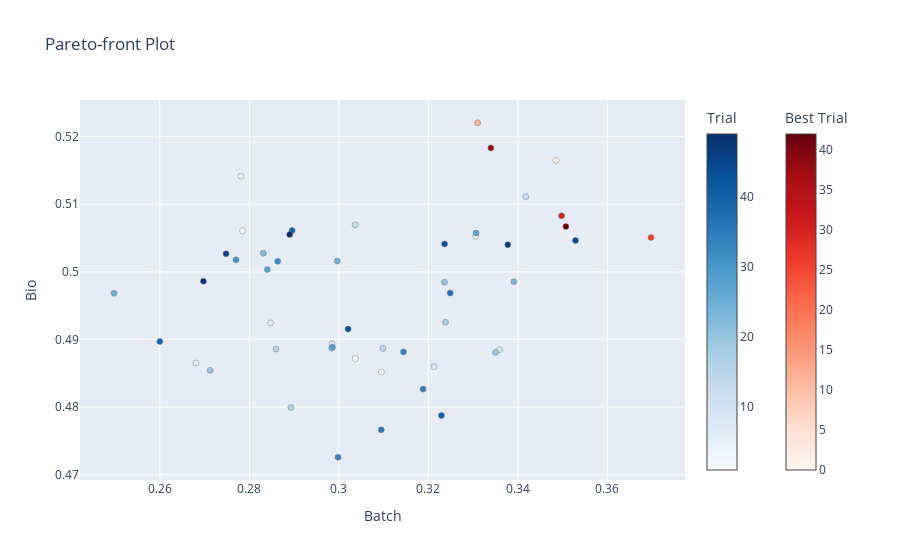

The code cell stored with this chart in its notebook:
### Code cell
optuna.visualization.plot_pareto_front(study, target_names=["Batch", "Bio"])

### Figure 1 — Plotly figure (JSON) as saved in the notebook; plotly's stock layout.template omitted (floating-point values rounded to 4 significant figures)
{"data": [{"hovertemplate": "%{text}<extra>Trial</extra>", "marker": {"color": [1, 2, 3, 4, 5, 6, 7, 8, 9, 10, 12, 13, 14, 15, 16, 17, 18, 19, 20, 21, 22, 23, 24, 25, 27, 28, 29, 31, 32, 33, 34, 35, 36, 37, 39, 40, 41, 43, 44, 45, 46, 47, 48, 49], "colorbar": {"title": {"text": "Trial"}}, "colorscale": [[0, "rgb(247,251,255)"], [0.125, "rgb(222,235,247)"], [0.25, "rgb(198,219,239)"], [0.375, "rgb(158,202,225)"], [0.5, "rgb(107,174,214)"], [0.625, "rgb(66,146,198)"], [0.75, "rgb(33,113,181)"], [0.875, "rgb(8,81,156)"], [1, "rgb(8,48,107)"]], "line": {"color": "Grey", "width": 0.5}}, "mode": "markers", "showlegend": false, "text": ["{<br>  \"number\": 1,<br>  \"values\": [<br>    0.3036851686814604,<br>    0.48718128192289417<br>  ],<br>  \"params\": {<br>    \"num_layers\": 2,<br>    \"layer_0_size\": 224,<br>    \"layer_1_size\": 64,<br>    \"latent_dim\": 32,<br>    \"embedding_dims\": 11,<br>    \"pretrain_to_train_ratio\": 0.7000000000000001,<br>    \"alpha_epoch_anneal\": 700,<br>    \"eta\": 0.2<br>  }<br>}", "{<br>  \"number\": 2,<br>  \"values\": [<br>    0.27847874163801545,<br>    0.5060910186107773<br>  ],<br>  \"params\": {<br>    \"num_layers\": 1,<br>    \"layer_0_size\": 256,<br>    \"latent_dim\": 112,<br>    \"embedding_dims\": 17,<br>    \"pretrain_to_train_ratio\": 0.30000000000000004,<br>    \"alpha_epoch_anneal\": 300,<br>    \"eta\": 0.7000000000000001<br>  }<br>}", "{<br>  \"number\": 3,<br>  \"values\": [<br>    0.3094824424809031,<br>    0.48519834208558843<br>  ],<br>  \"params\": {<br>    \"num_layers\": 3,<br>    \"layer_0_size\": 192,<br>    \"layer_1_size\": 480,<br>    \"layer_2_size\": 288,<br>    \"latent_dim\": 64,<br>    \"embedding_dims\": 4,<br>    \"pretrain_to_train_ratio\": 0.8,<br>    \"alpha_epoch_anneal\": 400,<br>    \"eta\": 0.2<br>  }<br>}", "{<br>  \"number\": 4,<br>  \"values\": [<br>    0.33056593658075467,<br>    0.5052681574732402<br>  ],<br>  \"params\": {<br>    \"num_layers\": 2,<br>    \"layer_0_size\": 96,<br>    \"layer_1_size\": 480,<br>    \"latent_dim\": 80,<br>    \"embedding_dims\": 3,<br>    \"pretrain_to_train_ratio\": 0.30000000000000004,<br>    \"alpha_epoch_anneal\": 400,<br>    \"eta\": 1.0<br>  }<br>}", "{<br>  \"number\": 5,<br>  \"values\": [<br>    0.2781407481773594,<br>    0.5141487080089138<br>  ],<br>  \"params\": {<br>    \"num_layers\": 1,<br>    \"layer_0_size\": 256,<br>    \"latent_dim\": 112,<br>    \"embedding_dims\": 6,<br>    \"pretrain_to_train_ratio\": 0.5,<br>    \"alpha_epoch_anneal\": 400,<br>    \"eta\": 0.2<br>  }<br>}", "{<br>  \"number\": 6,<br>  \"values\": [<br>    0.268053823553419,<br>    0.4865122309312121<br>  ],<br>  \"params\": {<br>    \"num_layers\": 1,<br>    \"layer_0_size\": 288,<br>    \"latent_dim\": 16,<br>    \"embedding_dims\": 2,<br>    \"pretrain_to_train_ratio\": 0.9,<br>    \"alpha_epoch_anneal\": 900,<br>    \"eta\": 0.7000000000000001<br>  }<br>}", "{<br>  \"number\": 7,<br>  \"values\": [<br>    0.2847311450764213,<br>    0.492438690418947<br>  ],<br>  \"params\": {<br>    \"num_layers\": 2,<br>    \"layer_0_size\": 160,<br>    \"layer_1_size\": 192,<br>    \"latent_dim\": 96,<br>    \"embedding_dims\": 18,<br>    \"pretrain_to_train_ratio\": 0.8,<br>    \"alpha_epoch_anneal\": 600,<br>    \"eta\": 0.6<br>  }<br>}", "{<br>  \"number\": 8,<br>  \"values\": [<br>    0.3358807294747862,<br>    0.48848568854821783<br>  ],<br>  \"params\": {<br>    \"num_layers\": 1,<br>    \"layer_0_size\": 384,<br>    \"latent_dim\": 16,<br>    \"embedding_dims\": 3,<br>    \"pretrain_to_train_ratio\": 0.1,<br>    \"alpha_epoch_anneal\": 300,<br>    \"eta\": 0.8<br>  }<br>}", "{<br>  \"number\": 9,<br>  \"values\": [<br>    0.3212674567192167,<br>    0.48599240603698346<br>  ],<br>  \"params\": {<br>    \"num_layers\": 3,<br>    \"layer_0_size\": 512,<br>    \"layer_1_size\": 480,<br>    \"layer_2_size\": 512,<br>    \"latent_dim\": 80,<br>    \"embedding_dims\": 10,<br>    \"pretrain_to_train_ratio\": 0.6,<br>    \"alpha_epoch_anneal\": 100,<br>    \"eta\": 0.6<br>  }<br>}", "{<br>  \"number\": 10,<br>  \"values\": [<br>    0.29846203042170855,<br>    0.48938847394713736<br>  ],<br>  \"params\": {<br>    \"num_layers\": 2,<br>    \"layer_0_size\": 288,<br>    \"layer_1_size\": 480,<br>    \"latent_dim\": 16,<br>    \"embedding_dims\": 20,<br>    \"pretrain_to_train_ratio\": 0.7000000000000001,<br>    \"alpha_epoch_anneal\": 800,<br>    \"eta\": 1.0<br>  }<br>}", "{<br>  \"number\": 12,<br>  \"values\": [<br>    0.34175761736356086,<br>    0.5111210172457353<br>  ],<br>  \"params\": {<br>    \"num_layers\": 2,<br>    \"layer_0_size\": 320,<br>    \"layer_1_size\": 480,<br>    \"latent_dim\": 80,<br>    \"embedding_dims\": 8,<br>    \"pretrain_to_train_ratio\": 0.1,<br>    \"alpha_epoch_anneal\": 800,<br>    \"eta\": 1.0<br>  }<br>}", "{<br>  \"number\": 13,<br>  \"values\": [<br>    0.3036352831845776,<br>    0.5069455940925051<br>  ],<br>  \"params\": {<br>    \"num_layers\": 1,<br>    \"layer_0_size\": 64,<br>    \"latent_dim\": 96,<br>    \"embedding_dims\": 9,<br>    \"pretrain_to_train_ratio\": 0.5,<br>    \"alpha_epoch_anneal\": 200,<br>    \"eta\": 0.5<br>  }<br>}", "{<br>  \"number\": 14,<br>  \"values\": [<br>    0.30984113717449535,<br>    0.48867645361806067<br>  ],<br>  \"params\": {<br>    \"num_layers\": 3,<br>    \"layer_0_size\": 256,<br>    \"layer_1_size\": 192,<br>    \"layer_2_size\": 352,<br>    \"latent_dim\": 96,<br>    \"embedding_dims\": 15,<br>    \"pretrain_to_train_ratio\": 0.6,<br>    \"alpha_epoch_anneal\": 600,<br>    \"eta\": 0.1<br>  }<br>}", "{<br>  \"number\": 15,<br>  \"values\": [<br>    0.2859551869873716,<br>    0.4885893670236359<br>  ],<br>  \"params\": {<br>    \"num_layers\": 1,<br>    \"layer_0_size\": 416,<br>    \"latent_dim\": 16,<br>    \"embedding_dims\": 10,<br>    \"pretrain_to_train_ratio\": 0.8,<br>    \"alpha_epoch_anneal\": 700,<br>    \"eta\": 0.30000000000000004<br>  }<br>}", "{<br>  \"number\": 16,<br>  \"values\": [<br>    0.2983494824074644,<br>    0.4887184895180578<br>  ],<br>  \"params\": {<br>    \"num_layers\": 1,<br>    \"layer_0_size\": 288,<br>    \"latent_dim\": 16,<br>    \"embedding_dims\": 8,<br>    \"pretrain_to_train_ratio\": 0.6,<br>    \"alpha_epoch_anneal\": 200,<br>    \"eta\": 0.1<br>  }<br>}", "{<br>  \"number\": 17,<br>  \"values\": [<br>    0.2892788234994693,<br>    0.479939730530635<br>  ],<br>  \"params\": {<br>    \"num_layers\": 3,<br>    \"layer_0_size\": 128,<br>    \"layer_1_size\": 256,<br>    \"layer_2_size\": 384,<br>    \"latent_dim\": 48,<br>    \"embedding_dims\": 2,<br>    \"pretrain_to_train_ratio\": 0.9,<br>    \"alpha_epoch_anneal\": 400,<br>    \"eta\": 0.7000000000000001<br>  }<br>}", "{<br>  \"number\": 18,<br>  \"values\": [<br>    0.32383228020938193,<br>    0.4925575823741612<br>  ],<br>  \"params\": {<br>    \"num_layers\": 3,<br>    \"layer_0_size\": 96,<br>    \"layer_1_size\": 512,<br>    \"layer_2_size\": 320,<br>    \"latent_dim\": 80,<br>    \"embedding_dims\": 16,<br>    \"pretrain_to_train_ratio\": 0.4,<br>    \"alpha_epoch_anneal\": 600,<br>    \"eta\": 0.1<br>  }<br>}", "{<br>  \"number\": 19,<br>  \"values\": [<br>    0.33499095779638904,<br>    0.4880910848388866<br>  ],<br>  \"params\": {<br>    \"num_layers\": 3,<br>    \"layer_0_size\": 448,<br>    \"layer_1_size\": 192,<br>    \"layer_2_size\": 64,<br>    \"latent_dim\": 128,<br>    \"embedding_dims\": 7,<br>    \"pretrain_to_train_ratio\": 0.1,<br>    \"alpha_epoch_anneal\": 300,<br>    \"eta\": 0.4<br>  }<br>}", "{<br>  \"number\": 20,<br>  \"values\": [<br>    0.27122035767516645,<br>    0.4854360345474282<br>  ],<br>  \"params\": {<br>    \"num_layers\": 2,<br>    \"layer_0_size\": 64,<br>    \"layer_1_size\": 384,<br>    \"latent_dim\": 128,<br>    \"embedding_dims\": 6,<br>    \"pretrain_to_train_ratio\": 0.9,<br>    \"alpha_epoch_anneal\": 700,<br>    \"eta\": 0.4<br>  }<br>}", "{<br>  \"number\": 21,<br>  \"values\": [<br>    0.3235781415016419,<br>    0.4984768594776206<br>  ],<br>  \"params\": {<br>    \"num_layers\": 2,<br>    \"layer_0_size\": 320,<br>    \"layer_1_size\": 64,<br>    \"latent_dim\": 112,<br>    \"embedding_dims\": 14,<br>    \"pretrain_to_train_ratio\": 0.2,<br>    \"alpha_epoch_anneal\": 500,<br>    \"eta\": 0.6<br>  }<br>}", "{<br>  \"number\": 22,<br>  \"values\": [<br>    0.28313153619375014,<br>    0.5027564768949213<br>  ],<br>  \"params\": {<br>    \"num_layers\": 1,<br>    \"layer_0_size\": 96,<br>    \"latent_dim\": 64,<br>    \"embedding_dims\": 20,<br>    \"pretrain_to_train_ratio\": 0.2,<br>    \"alpha_epoch_anneal\": 200,<br>    \"eta\": 0.9<br>  }<br>}", "{<br>  \"number\": 23,<br>  \"values\": [<br>    0.33908569700323776,<br>    0.49854518962777555<br>  ],<br>  \"params\": {<br>    \"num_layers\": 3,<br>    \"layer_0_size\": 448,<br>    \"layer_1_size\": 512,<br>    \"layer_2_size\": 192,<br>    \"latent_dim\": 32,<br>    \"embedding_dims\": 3,<br>    \"pretrain_to_train_ratio\": 0.4,<br>    \"alpha_epoch_anneal\": 400,<br>    \"eta\": 0.30000000000000004<br>  }<br>}", "{<br>  \"number\": 24,<br>  \"values\": [<br>    0.2996453175089229,<br>    0.5016110821364516<br>  ],<br>  \"params\": {<br>    \"num_layers\": 2,<br>    \"layer_0_size\": 320,<br>    \"layer_1_size\": 160,<br>    \"latent_dim\": 64,<br>    \"embedding_dims\": 18,<br>    \"pretrain_to_train_ratio\": 0.1,<br>    \"alpha_epoch_anneal\": 600,<br>    \"eta\": 0.1<br>  }<br>}", "{<br>  \"number\": 25,<br>  \"values\": [<br>    0.24977747481602078,<br>    0.4968394483000891<br>  ],<br>  \"params\": {<br>    \"num_layers\": 1,<br>    \"layer_0_size\": 384,<br>    \"latent_dim\": 112,<br>    \"embedding_dims\": 8,<br>    \"pretrain_to_train_ratio\": 0.7000000000000001,<br>    \"alpha_epoch_anneal\": 1000,<br>    \"eta\": 0.1<br>  }<br>}", "{<br>  \"number\": 27,<br>  \"values\": [<br>    0.2840380516776584,<br>    0.50034726012589<br>  ],<br>  \"params\": {<br>    \"num_layers\": 1,<br>    \"layer_0_size\": 64,<br>    \"latent_dim\": 128,<br>    \"embedding_dims\": 13,<br>    \"pretrain_to_train_ratio\": 0.4,<br>    \"alpha_epoch_anneal\": 1000,<br>    \"eta\": 0.4<br>  }<br>}", "{<br>  \"number\": 28,<br>  \"values\": [<br>    0.3306489746640209,<br>    0.5057518874429039<br>  ],<br>  \"params\": {<br>    \"num_layers\": 2,<br>    \"layer_0_size\": 384,<br>    \"layer_1_size\": 480,<br>    \"latent_dim\": 32,<br>    \"embedding_dims\": 8,<br>    \"pretrain_to_train_ratio\": 0.1,<br>    \"alpha_epoch_anneal\": 400,<br>    \"eta\": 0.7000000000000001<br>  }<br>}", "{<br>  \"number\": 29,<br>  \"values\": [<br>    0.29856738467263166,<br>    0.48884733931244034<br>  ],<br>  \"params\": {<br>    \"num_layers\": 2,<br>    \"layer_0_size\": 96,<br>    \"layer_1_size\": 256,<br>    \"latent_dim\": 16,<br>    \"embedding_dims\": 20,<br>    \"pretrain_to_train_ratio\": 0.6,<br>    \"alpha_epoch_anneal\": 900,<br>    \"eta\": 0.5<br>  }<br>}", "{<br>  \"number\": 31,<br>  \"values\": [<br>    0.2770359396175811,<br>    0.5017724272084938<br>  ],<br>  \"params\": {<br>    \"num_layers\": 1,<br>    \"layer_0_size\": 96,<br>    \"latent_dim\": 112,<br>    \"embedding_dims\": 15,<br>    \"pretrain_to_train_ratio\": 0.2,<br>    \"alpha_epoch_anneal\": 1000,<br>    \"eta\": 0.7000000000000001<br>  }<br>}", "{<br>  \"number\": 32,<br>  \"values\": [<br>    0.28634460563514497,<br>    0.5015640379337096<br>  ],<br>  \"params\": {<br>    \"num_layers\": 1,<br>    \"layer_0_size\": 96,<br>    \"latent_dim\": 48,<br>    \"embedding_dims\": 20,<br>    \"pretrain_to_train_ratio\": 0.30000000000000004,<br>    \"alpha_epoch_anneal\": 700,<br>    \"eta\": 0.8<br>  }<br>}", "{<br>  \"number\": 33,<br>  \"values\": [<br>    0.2998187088939902,<br>    0.4725818248049597<br>  ],<br>  \"params\": {<br>    \"num_layers\": 3,<br>    \"layer_0_size\": 64,<br>    \"layer_1_size\": 256,<br>    \"layer_2_size\": 384,<br>    \"latent_dim\": 48,<br>    \"embedding_dims\": 3,<br>    \"pretrain_to_train_ratio\": 0.9,<br>    \"alpha_epoch_anneal\": 800,<br>    \"eta\": 0.4<br>  }<br>}", "{<br>  \"number\": 34,<br>  \"values\": [<br>    0.31444486716773384,<br>    0.48815722446569676<br>  ],<br>  \"params\": {<br>    \"num_layers\": 3,<br>    \"layer_0_size\": 448,<br>    \"layer_1_size\": 512,<br>    \"layer_2_size\": 448,<br>    \"latent_dim\": 80,<br>    \"embedding_dims\": 11,<br>    \"pretrain_to_train_ratio\": 0.7000000000000001,<br>    \"alpha_epoch_anneal\": 500,<br>    \"eta\": 0.7000000000000001<br>  }<br>}", "{<br>  \"number\": 35,<br>  \"values\": [<br>    0.31878970924464195,<br>    0.48266621034610413<br>  ],<br>  \"params\": {<br>    \"num_layers\": 2,<br>    \"layer_0_size\": 160,<br>    \"layer_1_size\": 32,<br>    \"latent_dim\": 16,<br>    \"embedding_dims\": 4,<br>    \"pretrain_to_train_ratio\": 0.30000000000000004,<br>    \"alpha_epoch_anneal\": 600,<br>    \"eta\": 0.5<br>  }<br>}", "{<br>  \"number\": 36,<br>  \"values\": [<br>    0.30946573674636596,<br>    0.47663622717013415<br>  ],<br>  \"params\": {<br>    \"num_layers\": 3,<br>    \"layer_0_size\": 128,<br>    \"layer_1_size\": 480,<br>    \"layer_2_size\": 96,<br>    \"latent_dim\": 128,<br>    \"embedding_dims\": 17,<br>    \"pretrain_to_train_ratio\": 0.8,<br>    \"alpha_epoch_anneal\": 900,<br>    \"eta\": 0.5<br>  }<br>}", "{<br>  \"number\": 37,<br>  \"values\": [<br>    0.32487579700311947,<br>    0.49687076472129565<br>  ],<br>  \"params\": {<br>    \"num_layers\": 2,<br>    \"layer_0_size\": 224,<br>    \"layer_1_size\": 128,<br>    \"latent_dim\": 16,<br>    \"embedding_dims\": 18,<br>    \"pretrain_to_train_ratio\": 0.5,<br>    \"alpha_epoch_anneal\": 200,<br>    \"eta\": 0.2<br>  }<br>}", "{<br>  \"number\": 39,<br>  \"values\": [<br>    0.26001388451409696,<br>    0.4897083372853578<br>  ],<br>  \"params\": {<br>    \"num_layers\": 2,<br>    \"layer_0_size\": 128,<br>    \"layer_1_size\": 480,<br>    \"latent_dim\": 64,<br>    \"embedding_dims\": 12,<br>    \"pretrain_to_train_ratio\": 0.9,<br>    \"alpha_epoch_anneal\": 1000,<br>    \"eta\": 0.1<br>  }<br>}", "{<br>  \"number\": 40,<br>  \"values\": [<br>    0.2895583885378755,<br>    0.5061194841615937<br>  ],<br>  \"params\": {<br>    \"num_layers\": 1,<br>    \"layer_0_size\": 288,<br>    \"latent_dim\": 96,<br>    \"embedding_dims\": 7,<br>    \"pretrain_to_train_ratio\": 0.30000000000000004,<br>    \"alpha_epoch_anneal\": 300,<br>    \"eta\": 1.0<br>  }<br>}", "{<br>  \"number\": 41,<br>  \"values\": [<br>    0.3229120317011906,<br>    0.47876115332357755<br>  ],<br>  \"params\": {<br>    \"num_layers\": 2,<br>    \"layer_0_size\": 64,<br>    \"layer_1_size\": 32,<br>    \"latent_dim\": 112,<br>    \"embedding_dims\": 18,<br>    \"pretrain_to_train_ratio\": 0.30000000000000004,<br>    \"alpha_epoch_anneal\": 500,<br>    \"eta\": 0.8<br>  }<br>}", "{<br>  \"number\": 43,<br>  \"values\": [<br>    0.32362672474008525,<br>    0.5041302656817945<br>  ],<br>  \"params\": {<br>    \"num_layers\": 2,<br>    \"layer_0_size\": 288,<br>    \"layer_1_size\": 160,<br>    \"latent_dim\": 128,<br>    \"embedding_dims\": 18,<br>    \"pretrain_to_train_ratio\": 0.2,<br>    \"alpha_epoch_anneal\": 1000,<br>    \"eta\": 0.7000000000000001<br>  }<br>}", "{<br>  \"number\": 44,<br>  \"values\": [<br>    0.3020647937797935,<br>    0.49153275981659783<br>  ],<br>  \"params\": {<br>    \"num_layers\": 2,<br>    \"layer_0_size\": 512,<br>    \"layer_1_size\": 288,<br>    \"latent_dim\": 16,<br>    \"embedding_dims\": 20,<br>    \"pretrain_to_train_ratio\": 0.8,<br>    \"alpha_epoch_anneal\": 300,<br>    \"eta\": 0.7000000000000001<br>  }<br>}", "{<br>  \"number\": 45,<br>  \"values\": [<br>    0.3528573630388305,<br>    0.5046407309626061<br>  ],<br>  \"params\": {<br>    \"num_layers\": 3,<br>    \"layer_0_size\": 416,<br>    \"layer_1_size\": 512,<br>    \"layer_2_size\": 448,<br>    \"latent_dim\": 32,<br>    \"embedding_dims\": 8,<br>    \"pretrain_to_train_ratio\": 0.1,<br>    \"alpha_epoch_anneal\": 300,<br>    \"eta\": 0.8<br>  }<br>}", "{<br>  \"number\": 46,<br>  \"values\": [<br>    0.2748065571703216,<br>    0.5026817351250108<br>  ],<br>  \"params\": {<br>    \"num_layers\": 1,<br>    \"layer_0_size\": 384,<br>    \"latent_dim\": 48,<br>    \"embedding_dims\": 2,<br>    \"pretrain_to_train_ratio\": 0.2,<br>    \"alpha_epoch_anneal\": 300,<br>    \"eta\": 0.30000000000000004<br>  }<br>}", "{<br>  \"number\": 47,<br>  \"values\": [<br>    0.3377320620328566,<br>    0.5040153760676228<br>  ],<br>  \"params\": {<br>    \"num_layers\": 2,<br>    \"layer_0_size\": 128,<br>    \"layer_1_size\": 416,<br>    \"latent_dim\": 32,<br>    \"embedding_dims\": 10,<br>    \"pretrain_to_train_ratio\": 0.4,<br>    \"alpha_epoch_anneal\": 900,<br>    \"eta\": 0.7000000000000001<br>  }<br>}", "{<br>  \"number\": 48,<br>  \"values\": [<br>    0.26974468507361943,<br>    0.4986231593531045<br>  ],<br>  \"params\": {<br>    \"num_layers\": 1,<br>    \"layer_0_size\": 64,<br>    \"latent_dim\": 80,<br>    \"embedding_dims\": 4,<br>    \"pretrain_to_train_ratio\": 0.30000000000000004,<br>    \"alpha_epoch_anneal\": 800,<br>    \"eta\": 0.2<br>  }<br>}", "{<br>  \"number\": 49,<br>  \"values\": [<br>    0.28902615331980785,<br>    0.5055220060323412<br>  ],<br>  \"params\": {<br>    \"num_layers\": 1,<br>    \"layer_0_size\": 384,<br>    \"latent_dim\": 64,<br>    \"embedding_dims\": 10,<br>    \"pretrain_to_train_ratio\": 0.4,<br>    \"alpha_epoch_anneal\": 600,<br>    \"eta\": 0.5<br>  }<br>}"], "type": "scatter", "x": [0.3037, 0.2785, 0.3095, 0.3306, 0.2781, 0.2681, 0.2847, 0.3359, 0.3213, 0.2985, 0.3418, 0.3036, 0.3098, 0.286, 0.2983, 0.2893, 0.3238, 0.335, 0.2712, 0.3236, 0.2831, 0.3391, 0.2996, 0.2498, 0.284, 0.3306, 0.2986, 0.277, 0.2863, 0.2998, 0.3144, 0.3188, 0.3095, 0.3249, 0.26, 0.2896, 0.3229, 0.3236, 0.3021, 0.3529, 0.2748, 0.3377, 0.2697, 0.289], "y": [0.4872, 0.5061, 0.4852, 0.5053, 0.5141, 0.4865, 0.4924, 0.4885, 0.486, 0.4894, 0.5111, 0.5069, 0.4887, 0.4886, 0.4887, 0.4799, 0.4926, 0.4881, 0.4854, 0.4985, 0.5028, 0.4985, 0.5016, 0.4968, 0.5003, 0.5058, 0.4888, 0.5018, 0.5016, 0.4726, 0.4882, 0.4827, 0.4766, 0.4969, 0.4897, 0.5061, 0.4788, 0.5041, 0.4915, 0.5046, 0.5027, 0.504, 0.4986, 0.5055]}, {"hovertemplate": "%{text}<extra>Best Trial</extra>", "marker": {"color": [0, 11, 26, 30, 38, 42], "colorbar": {"title": {"text": "Best Trial"}, "x": 1.1, "xpad": 40}, "colorscale": [[0, "rgb(255,245,240)"], [0.125, "rgb(254,224,210)"], [0.25, "rgb(252,187,161)"], [0.375, "rgb(252,146,114)"], [0.5, "rgb(251,106,74)"], [0.625, "rgb(239,59,44)"], [0.75, "rgb(203,24,29)"], [0.875, "rgb(165,15,21)"], [1, "rgb(103,0,13)"]], "line": {"color": "Grey", "width": 0.5}}, "mode": "markers", "showlegend": false, "text": ["{<br>  \"number\": 0,<br>  \"values\": [<br>    0.3485157822669227,<br>    0.5164796820379636<br>  ],<br>  \"params\": {<br>    \"num_layers\": 2,<br>    \"layer_0_size\": 480,<br>    \"layer_1_size\": 288,<br>    \"latent_dim\": 32,<br>    \"embedding_dims\": 13,<br>    \"pretrain_to_train_ratio\": 0.5,<br>    \"alpha_epoch_anneal\": 300,<br>    \"eta\": 0.5<br>  }<br>}", "{<br>  \"number\": 11,<br>  \"values\": [<br>    0.33101502666203614,<br>    0.5220496195887391<br>  ],<br>  \"params\": {<br>    \"num_layers\": 1,<br>    \"layer_0_size\": 256,<br>    \"latent_dim\": 128,<br>    \"embedding_dims\": 4,<br>    \"pretrain_to_train_ratio\": 0.5,<br>    \"alpha_epoch_anneal\": 700,<br>    \"eta\": 0.8<br>  }<br>}", "{<br>  \"number\": 26,<br>  \"values\": [<br>    0.36971703587268134,<br>    0.5050633016752369<br>  ],<br>  \"params\": {<br>    \"num_layers\": 3,<br>    \"layer_0_size\": 416,<br>    \"layer_1_size\": 96,<br>    \"layer_2_size\": 384,<br>    \"latent_dim\": 32,<br>    \"embedding_dims\": 5,<br>    \"pretrain_to_train_ratio\": 0.5,<br>    \"alpha_epoch_anneal\": 600,<br>    \"eta\": 0.6<br>  }<br>}", "{<br>  \"number\": 30,<br>  \"values\": [<br>    0.34975431740556856,<br>    0.5082866104070731<br>  ],<br>  \"params\": {<br>    \"num_layers\": 2,<br>    \"layer_0_size\": 384,<br>    \"layer_1_size\": 256,<br>    \"latent_dim\": 96,<br>    \"embedding_dims\": 19,<br>    \"pretrain_to_train_ratio\": 0.4,<br>    \"alpha_epoch_anneal\": 800,<br>    \"eta\": 0.8<br>  }<br>}", "{<br>  \"number\": 38,<br>  \"values\": [<br>    0.33395934504522684,<br>    0.518329216156448<br>  ],<br>  \"params\": {<br>    \"num_layers\": 1,<br>    \"layer_0_size\": 160,<br>    \"latent_dim\": 80,<br>    \"embedding_dims\": 7,<br>    \"pretrain_to_train_ratio\": 0.5,<br>    \"alpha_epoch_anneal\": 600,<br>    \"eta\": 0.9<br>  }<br>}", "{<br>  \"number\": 42,<br>  \"values\": [<br>    0.3507038871001182,<br>    0.5066983339678859<br>  ],<br>  \"params\": {<br>    \"num_layers\": 2,<br>    \"layer_0_size\": 64,<br>    \"layer_1_size\": 480,<br>    \"latent_dim\": 32,<br>    \"embedding_dims\": 3,<br>    \"pretrain_to_train_ratio\": 0.5,<br>    \"alpha_epoch_anneal\": 200,<br>    \"eta\": 0.7000000000000001<br>  }<br>}"], "type": "scatter", "x": [0.3485, 0.331, 0.3697, 0.3498, 0.334, 0.3507], "y": [0.5165, 0.522, 0.5051, 0.5083, 0.5183, 0.5067]}], "layout": {"title": {"text": "Pareto-front Plot"}, "xaxis": {"title": {"text": "Batch"}}, "yaxis": {"title": {"text": "Bio"}}}}
